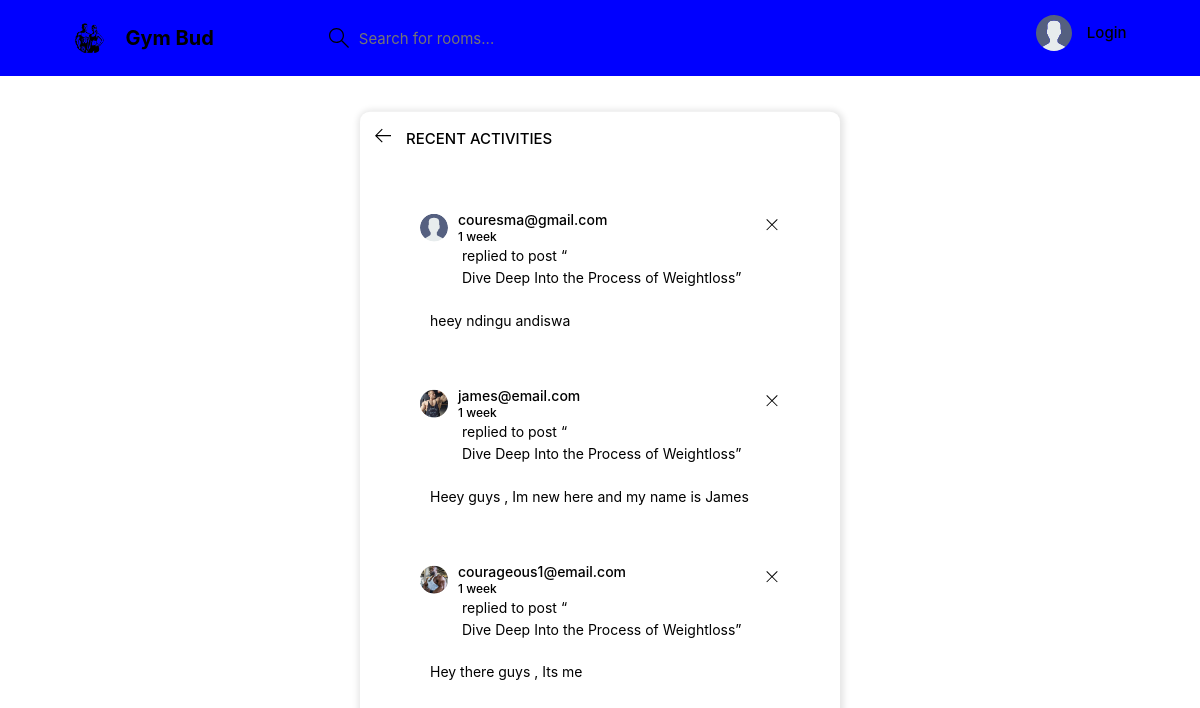
The page /activity/ on the database as committed earlier.
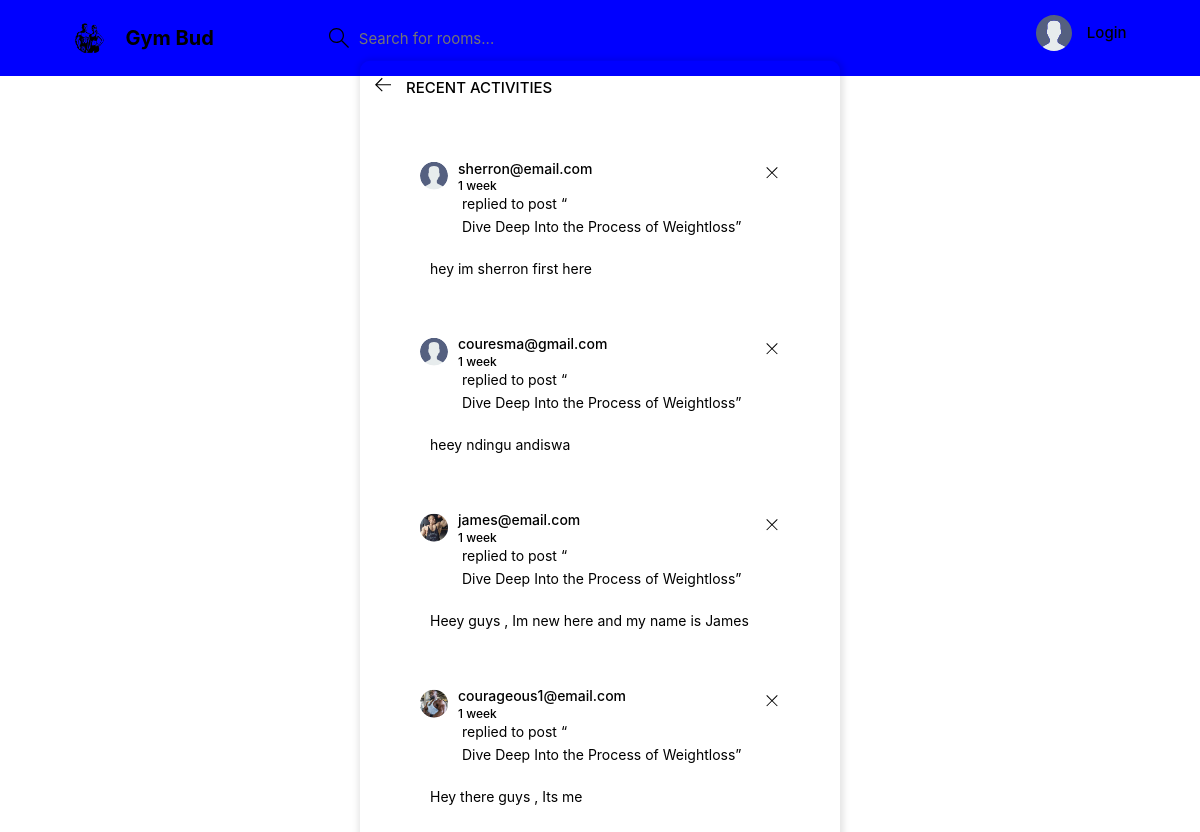
The same page on the database as committed later.
### gym_bud_app/models.py (models this page shows, shortened)
class Message(models.Model):
    user = models.ForeignKey(User, on_delete=models.CASCADE)
    room = models.ForeignKey(Room, on_delete=models.CASCADE)
    body = models.TextField()
    update = models.DateTimeField(auto_now=True)
    created = models.DateTimeField(auto_now_add=True)
    class Meta:
        ordering = ['-created']

class User(AbstractUser):
    name = models.CharField(max_length=200,null=True)
    email = models.EmailField(unique=True)
    bio = models.TextField(null=True)
    avatar = models.ImageField(null=True, default="avatar.svg")
    USERNAME_FIELD = 'email'
    REQUIRED_FIELDS = []

class Room(models.Model):
    host = models.ForeignKey(User, models.SET_NULL, null=True)
    topic = models.ForeignKey(Topic, models.SET_NULL, null=True)
    name = models.CharField(max_length=200)
    description = models.TextField(null=True, blank=True)
    participants = models.ManyToManyField(User, related_name='participants', blank=True)
    updated = models.DateTimeField(auto_now=True)
    created = models.DateTimeField(auto_now_add=True)
    class Meta:
        ordering = ['-updated','-created']
    def __str__(self):
        return self.name

### gym_bud_app/views.py (the view)
# urls.py: path('activity/', activityPage, name='activity' ),
def activityPage(request):
    room_messages = Message.objects.all()
    return render(request,'base/activity.html', {'room_messages': room_messages })

### gym_bud_app/templates/base/activity.html
{% extends 'main.html' %}{% block content%} {% load static %}
<main class="layout">
  <div class="container">
    <div class="layout__box">
      <div class="layout__boxHeader">
        <div class="layout__boxTitle">
          <a href="{% url 'home' %}">
            <svg
              version="1.1"
              xmlns="http://www.w3.org/2000/svg"
              width="32"
              height="32"
              viewBox="0 0 32 32"
            >
              <title>arrow-left</title>
              <path
                d="M13.723 2.286l-13.723 13.714 13.719 13.714 1.616-1.611-10.96-10.96h27.625v-2.286h-27.625l10.965-10.965-1.616-1.607z"
              ></path>
            </svg>
          </a>
          <h3>Recent Activities</h3>
        </div>
      </div>
      <div class="activities-page layout__body">
        {% for message in room_messages %}
        <div class="activities__box">
          <div class="activities__boxHeader roomListRoom__header">
            <a
              href="{% url 'user-profile' message.user.id %}"
              class="roomListRoom__author"
            >
              <div class="avatar avatar--small">
                <img src="{{message.user.avatar.url}}" />
              </div>
              <p>
                {{message.user}}
                <span>{{message.created|timesince}}</span>
              </p>
            </a>
            <div class="roomListRoom__actions">
              <a href="#">
                <svg
                  version="1.1"
                  xmlns="http://www.w3.org/2000/svg"
                  width="32"
                  height="32"
                  viewBox="0 0 32 32"
                >
                  <title>remove</title>
                  <path
                    d="M27.314 6.019l-1.333-1.333-9.98 9.981-9.981-9.981-1.333 1.333 9.981 9.981-9.981 9.98 1.333 1.333 9.981-9.98 9.98 9.98 1.333-1.333-9.98-9.98 9.98-9.981z"
                  ></path>
                </svg>
              </a>
            </div>
          </div>
          <div class="activities__boxContent">
            <p>
              replied to post “<a href="{% url 'room' message.room.id %}"
                >{{message.room}}</a
              >”
            </p>
            <div class="activities__boxRoomContent">{{message.body}}</div>
          </div>
        </div>
        {% endfor %}
      </div>
    </div>
  </div>
</main>
{% endblock %}

Rows that differ between the two databases and show on the page:
added Message: user.avatar (placeholder picture), user "sherron@email.com", created "1 week", room "Dive Deep Into the Process of Weightloss", body "hey im sherron first here"
